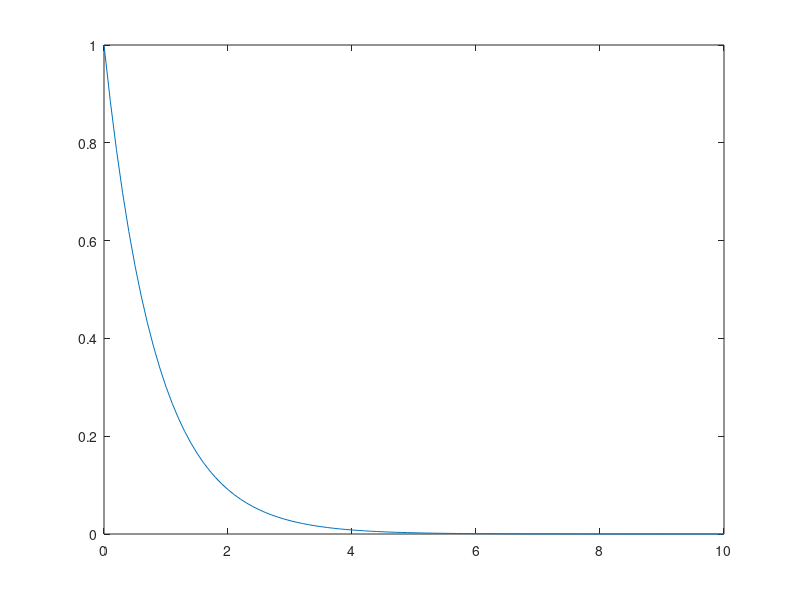

The MATLAB source for this figure:
phi = -1.2;
y0 = 1;

dx = 0.1;
x = 0:dx:10;

y = y0*exp(phi*x);

figure;
plot(x,y);

filename = 'einfach.txt';
fid = fopen(filename,'w');
if (fid == -1)
    disp(['unable to open file ' filename]);
    return;
end;

for i = 1:length(x)
    fprintf(fid,'%f %f %f \n',x(i),y(i),1);
end;
fclose(fid);